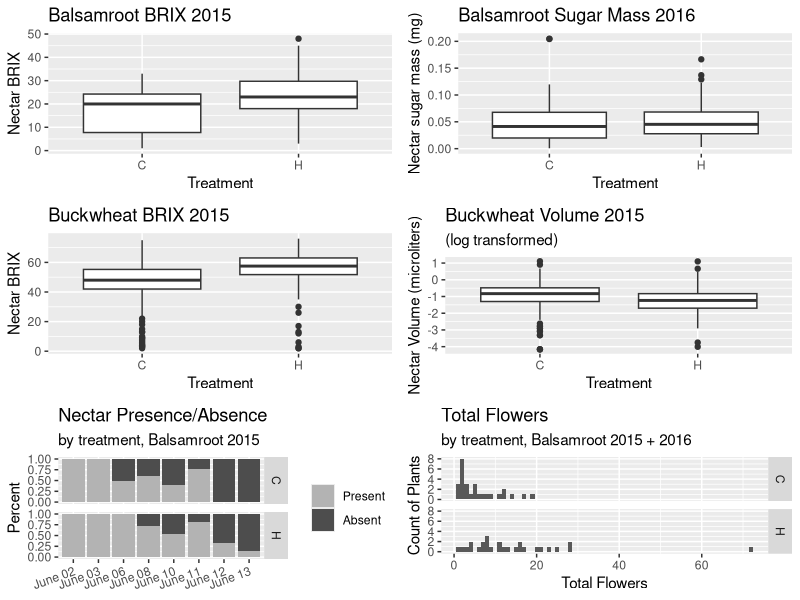

The R source for this figure:
library(ggplot2)
library(dplyr)
library(gridExtra)

setwd("D:/Iowa State University/Debinski Lab/Nectar data/MAL")

#Balsamroot
balssug15 <- read.csv("nectar analysis/data files/balssugar15.csv", header = T)
balssug16 <- read.csv("nectar analysis/data files/balssugar16.csv", header = T)
balssug15$lnmass <- log(balssug15$mass)
balssug16$lnmass <- log(balssug16$mass)

balspa <- read.csv("nectar analysis/data files/balsam15.csv", header = T)
balspa$necpres[balspa$volume != "0"] <- "1"
balspa$necpres[balspa$volume == "0"] <- "0"
balspa$necpres <- as.factor(balspa$necpres)
balspa <- balspa[,-c(2,4:7)]
balspa$datechr <- as.character(balspa$date)
balspa$datechr <- gsub("2015-", "", balspa$datechr)
balspa$datechr <- gsub("06-", "June ", balspa$datechr)
balspa$datechr <- as.factor(balspa$datechr)
balspa <- balspa[,2:4]

flowers <- read.csv("nectar analysis/data files/raw data/Balsamroot phenology/TotalFlowersPerPlant.csv", header = T, as.is = T)
flowers$total <- apply(flowers[4:5], 1, sum)
flowers <- flowers[,-c(1,3:5)]
flowers$treatment <- as.factor(flowers$treatment)

#Buckwheat
buckvol15 <- read.csv("nectar analysis/data files/buckvol15.csv", header = T)
bucksug15 <- read.csv("nectar analysis/data files/bucksugar15.csv", header = T)
buckvol15$lnvol <- log(buckvol15$volume)


#Plots

bals15brix <- ggplot(balssug15, aes(x=treatment, y=BRIX)) + geom_boxplot() +
  xlab("Treatment") +
  ylab("Nectar BRIX") + ggtitle("Balsamroot BRIX 2015")

bals16mass <- ggplot(balssug16, aes(x=treatment, y=mass)) + geom_boxplot() +
  xlab("Treatment") +
  ylab("Nectar sugar mass (mg)") + ggtitle("Balsamroot Sugar Mass 2016")

buck15volln <- ggplot(buckvol15, aes(x=treatment, y=lnvol)) + geom_boxplot() +
  labs( x = "Treatment", y = "Nectar Volume (microliters)", title = "Buckwheat Volume 2015", subtitle = "(log transformed)")

buck15brix <- ggplot(bucksug15, aes(x=treatment, y=BRIX)) + geom_boxplot() +
  xlab("Treatment") +
  ylab("Nectar BRIX") + ggtitle("Buckwheat BRIX 2015")

necpa <- ggplot(balspa, aes(x = datechr, fill = necpres)) +
  theme(axis.text.x = element_text(angle=20, hjust=1, vjust=1)) +
  theme(axis.title.x=element_blank()) +
  geom_bar(position = "fill") +
  scale_fill_manual(values=c("gray30", "grey70"), labels=c("Absent", "Present")) +
  labs(y = "Percent", title = "Nectar Presence/Absence", subtitle = "by treatment, Balsamroot 2015") +
  guides(fill=guide_legend(title=NULL, reverse = TRUE)) +
  facet_grid(treatment~.)

totflow <- ggplot(flowers, aes(x = total)) + geom_histogram(binwidth = 1) + facet_grid(treatment~.) +
  labs(title = "Total Flowers", subtitle = "by treatment, Balsamroot 2015 + 2016", x = "Total Flowers", y = "Count of Plants") 

grid.arrange(bals15brix, bals16mass, buck15brix, buck15volln, necpa, totflow, ncol=2)
